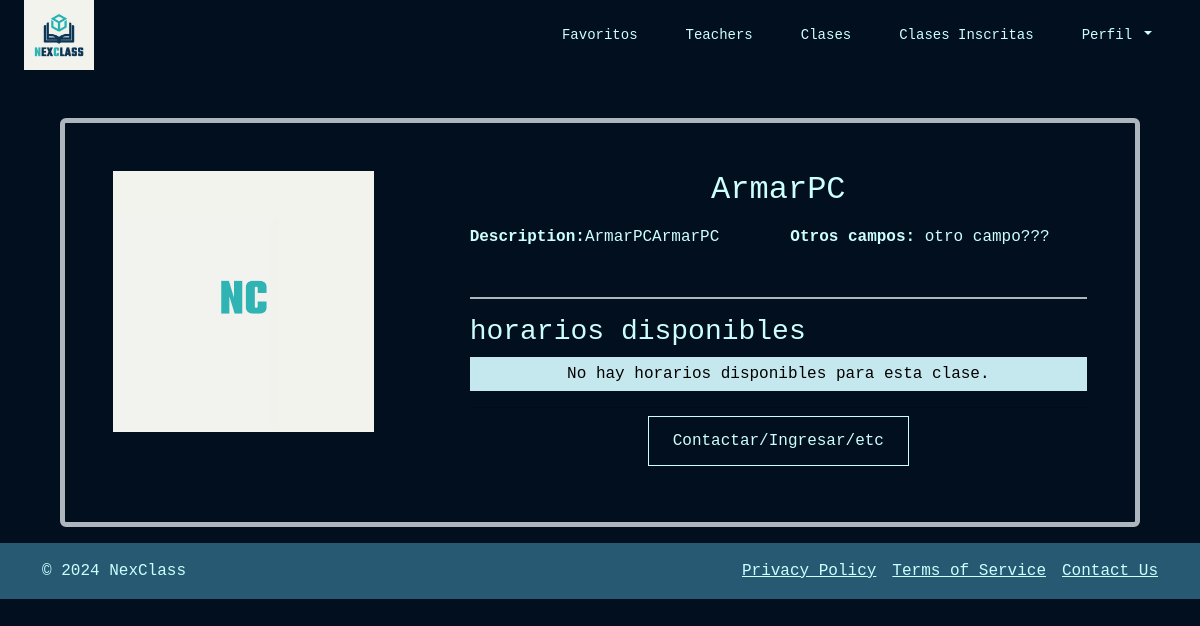
/class/4/, run on an earlier commit of the app's database.
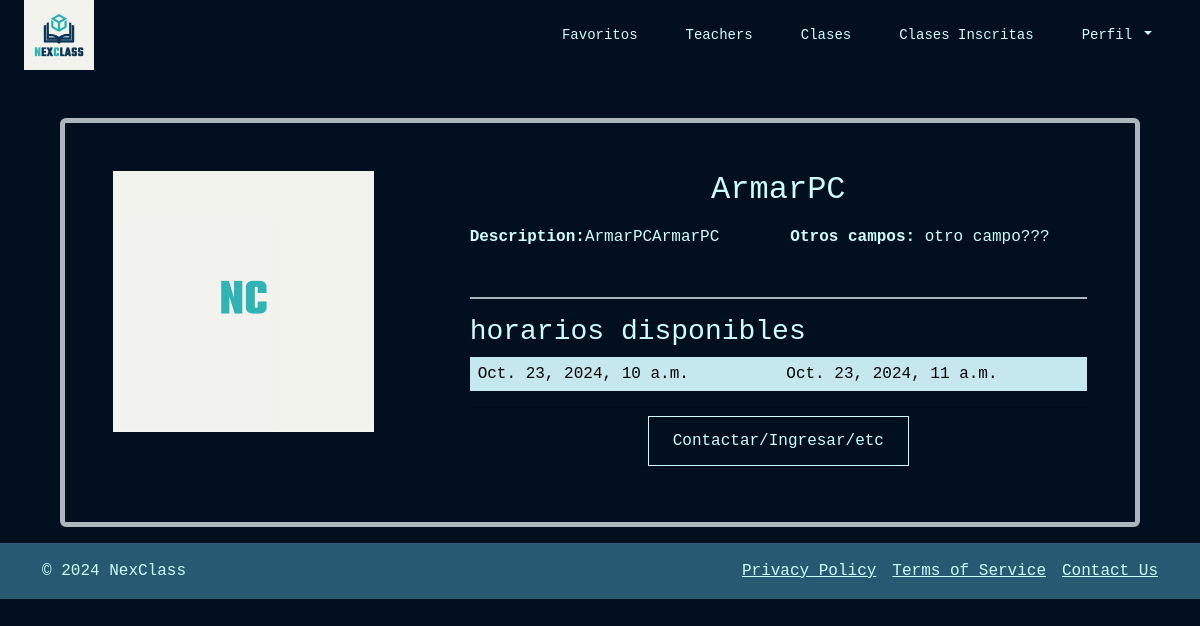
And on a later commit of the database.
### classCreation_Schedules/models.py (models this page shows, shortened)
class Schedule(models.Model):
    class_obj = models.ForeignKey(Class, on_delete=models.CASCADE, related_name='schedules')
    start_time = models.DateTimeField()
    end_time = models.DateTimeField()
    available = models.BooleanField(default=True)

### communication/views.py (the view)
# urls.py: path('class/<int:class_id>/', views.class_detail, name='class_detail'),
def class_detail(request, class_id):
    class_obj = get_object_or_404(Class, id=class_id)
    schedules = Schedule.objects.filter(class_obj=class_obj, available=True)
    return render(request, 'class_detail.html', {'class_obj': class_obj, 'schedules': schedules})

### communication/templates/class_detail.html (shortened to what this page needs)
{% extends 'navbar.html' %} {% load static %}
{% block content %}
    <div class="container-fluid">
        <div class="card mb-3 m-5 border border-dark-subtle bg-transparent border-5">
            <div class="row g-0">
                <div class="col-md-4">
                    <img src="{{ class_obj.class_picture.url }}" class="img-fluid rounded-start p-5" alt="user image">
                </div>
                <div class="col-md-8 p-5">
                    <div class="card-body text_custom p-0 m-0 ">
                        <h2 class="card-title text-center mb-3"> {{ class_obj.className }} </h2>
                        <div class="row align-items-end">
                            <div class="col ">
                                <strong>Description:</strong>{{ class_obj.description }}
                            </div>
                            <div class="col ">
                                <strong>Otros campos:</strong> otro campo???
                            </div>
                        </div>
                    </div>
                    <div class="row g-0 mt-5 border-top border-dark-subtle border-2">
                        <h3 class="mt-3">horarios disponibles</h3>
                        <table class="table table-striped table-hover table-borderless table-info ">
                            <tbody>
                                {% for schedule in schedules %}
                                <tr>
                                    <td>{{ schedule.start_time }}</td>
                                    <td>{{ schedule.end_time }}</td>
                                </tr>
                                {% empty %}
                                <tr>
                                    <td colspan="3" class="text-center">No hay horarios disponibles para esta clase.</td>
                                </tr>
                                {% endfor %}
                            </tbody>
                        </table>
                    </div>
                <div class="card-footer text-center">
                    <a href="#" class="text-decoration-none button-custom">Contactar/Ingresar/etc</a>
                </div>
                </div>
            </div>
        </div>
    </div>
{% endblock %}

What changed in the data, as far as the page shows it:
added Schedule: start_time "Oct. 23, 2024, 10 a.m.", end_time "Oct. 23, 2024, 11 a.m."
Also different on the page:
text no longer shown: "No hay horarios disponibles para esta clase."
